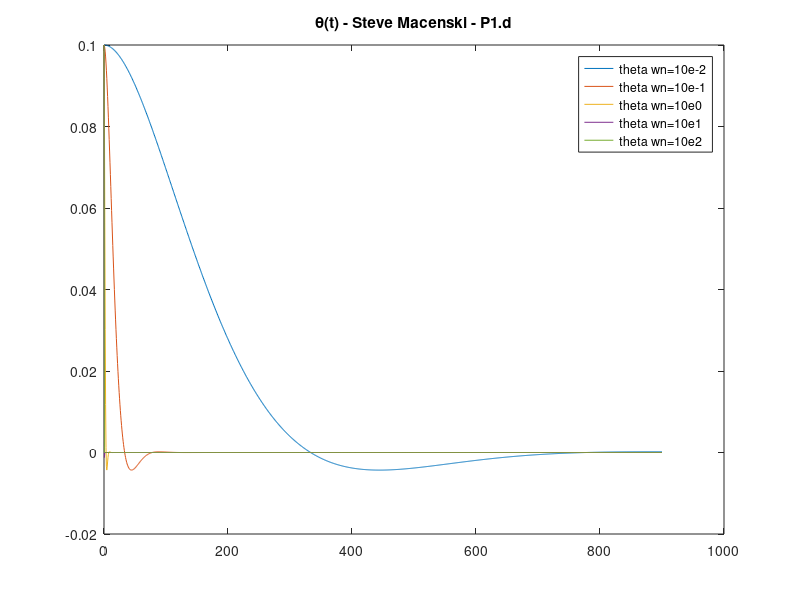
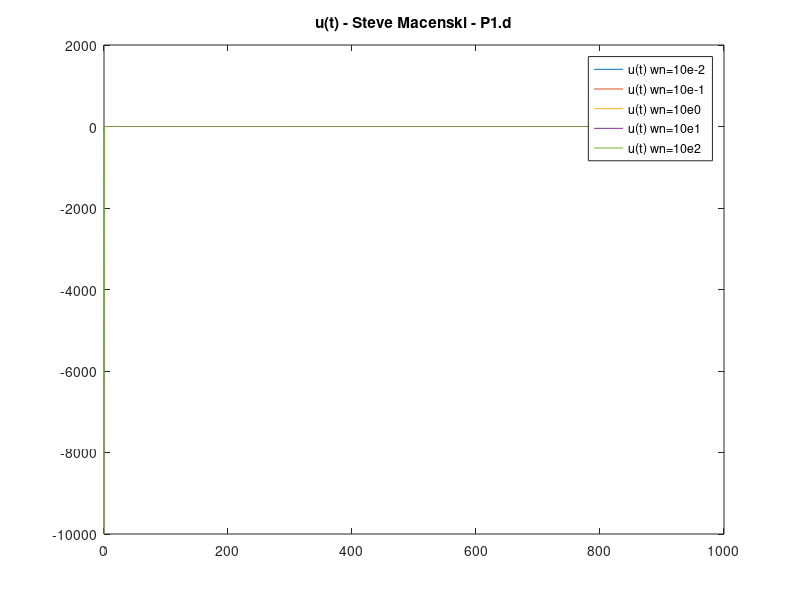
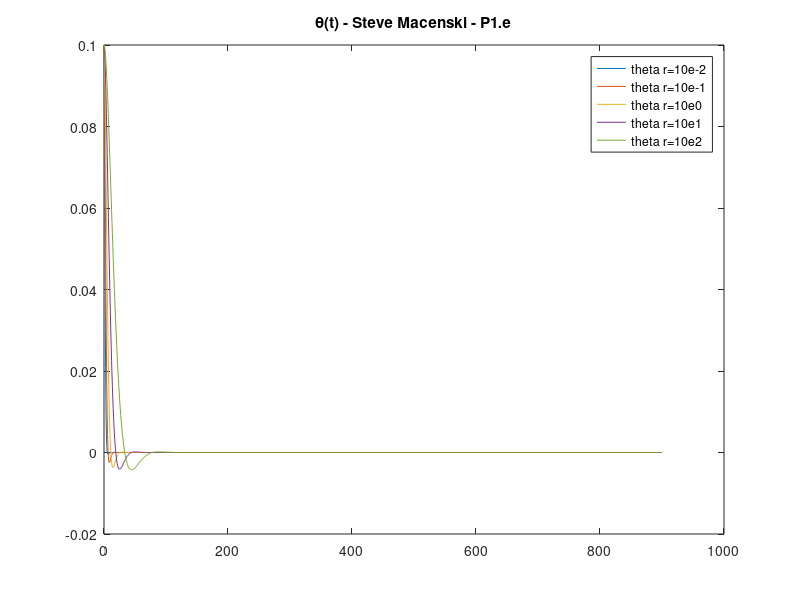
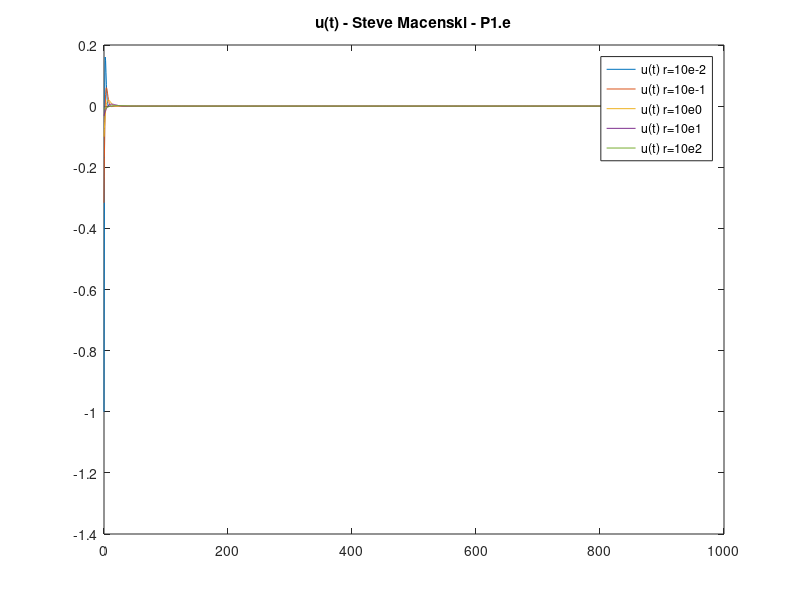

Here is the MATLAB script that generated these plots, in order:
function hw5_prob1

clc;
%% theta(t) v(t) and u(t) 1d
wn = [10^-2 10^-1 10^0 10^1 10^2];
J = 10;
Jw = 1; 
A = [0 1; 0 0];
B = [0 1/J]';
x0 = [0.1 0]';
v0 = 0;
for j=1:length(wn)

    t = linspace(0,900,1400);

    k = [wn(j)^2*J 2*J/sqrt(2)*wn(j)];
    
    for i=1:length(t)
        x(:,i) = expm((A-B*k)*t(i))*x0;
    end
    figure(1) %theta(t)
    plot(t,x(1,:))
    hold on;
    
    figure(2) %u(t)
    plot(t,-k*x)
    hold on;
    
    %[t,v] = ode45(@(t,v) ((-k*x)./Jw),[0 900],v0);
    %figure(3) %v(t)
    %plot(t,v)
    %hold on;
end
figure(1)
legend('theta wn=10e-2','theta wn=10e-1','theta wn=10e0','theta wn=10e1','theta wn=10e2')
title('\theta(t) - Steve Macenski - P1.d')

figure(2)
legend('u(t) wn=10e-2','u(t) wn=10e-1','u(t) wn=10e0','u(t) wn=10e1','u(t) wn=10e2')
title('u(t) - Steve Macenski - P1.d')

% figure(3)
% legend()
% title('v(t) - Steve Macenski - P1.d')

%% theta(t) v(t) u(t) for 1e: using LQR 
R = [10^-2 10^-1 10^0 10^1 10^2];
J = 10;
Jw = 1;
A = [0 1; 0 0];
B = [0 1/J]'; 
x0 = [0.1 0]';
v0 = 0;
Q = eye(2);
for j=1:length(R)

    t = linspace(0,900,1400);

    k = lqr(A,B,Q,R(j));

    for i=1:length(t)
        x(:,i) = expm((A-B*k)*t(i))*x0;
    end
    figure(3) %theta(t)
    plot(t,x(1,:))
    hold on;
    
    figure(4) %u(t)
    plot(t,-k*x)
    hold on;
    
    %[t,v] = ode45(@(t,v) ((-k*x)./Jw),[0 900],v0);
    %figure(5) %v(t)
    %plot(t,v)
    %hold on;
end 
figure(3)
legend('theta r=10e-2','theta r=10e-1','theta r=10e0','theta r=10e1','theta r=10e2')
title('\theta(t) - Steve Macenski - P1.e')

figure(4)
legend('u(t) r=10e-2','u(t) r=10e-1','u(t) r=10e0','u(t) r=10e1','u(t) r=10e2')
title('u(t) - Steve Macenski - P1.e')

% figure(5)
% legend()
% title('v(t) - Steve Macenski - P1.e')

%% Animation and integration stuff 

%  INITIAL CONDITIONS
% R0 = [1 0 0;0 1 0; 0 0 1]; %initially aligned so it is an identity matrix
% wox = 1e-3; % 1e-3 1e-2 1e-1 1e0
% w0 = [wox;0;0]; %initial spin conditions 
%  J = [4600 0 0; 0 4400 0; 0 0 4400]; %moment of inertia 
% 
% tMax = 20; %7.5 seconds
% % DEFINE THE TIME INTERVAL
% tRate = 30;
% t = linspace(0,tMax,tMax*tRate);
% 
% % INTEGRATE THE ANGULAR RATE EQUATIONS **AND** EULER'S EQUATIONS
% [t,x] = ode45(@(t,x) f(t,x,J),t,[RtoX(R0); w0]);
% 
% % CREATE A BOX AND SOME AXES
% Hb = 1;
% Mb = 6*(J(1,1)+J(2,2)-J(3,3))/(Hb^2);
% Wb = sqrt((6/Mb)*(J(1,1)-J(2,2)+J(3,3)));
% Lb = sqrt((6/Mb)*(-J(1,1)+J(2,2)+J(3,3)));
% [p1,faces,colors] = makebox(Lb,Wb,Hb);
% pAxis = [0 0; 0 0; 0 1];
% pAngVel = [zeros(3,1) w0/norm(w0)];
% pAngMom = [zeros(3,1) J*w0/norm(J*w0)];
% 
% % SETUP THE PLOT
% figure(2);
% clf;
% axis(1.25*[-1 1 -1 1 -1 1]);
% axis equal;
% hold on;
% plot3(0,0,0,'k.','markersize',16);
% hAxis = line(pAxis(1,:),pAxis(2,:),pAxis(3,:));
% set(hAxis,'linewidth',2,'color','r');
% hAngVel = line(pAngVel(1,:),pAngVel(2,:),pAngVel(3,:));
% set(hAngVel,'linewidth',2,'color','g');
% hAngMom = line(pAngMom(1,:),pAngMom(2,:),pAngMom(3,:));
% set(hAngMom,'linewidth',2,'color','b');
% hBox = patch('Vertices',p1','Faces',faces,...
%           'CData',colors,'FaceColor','flat');
% hTitle = title(sprintf('t = %4.2f',0));
% lighting flat
% light('Position',[0 -2 -1])
% light('Position',[0 -2 1])
% xlabel('x');
% ylabel('y');
% zlabel('z');
% 
% % ANIMATE THE RESULTS
% w = x(:,10:end);
% x = x(:,1:9);
% firsttime = 1;
% i = 1;
% dt = max(t)/(length(t)-1);
% tic;
% while (i<length(t))
%     if (toc > dt)
%         tic;
%         i = i+1;
%         R = XtoR(x(i,:));
%         p0 = R*p1;
%         set(hBox,'Vertices',p0');
%         pAxis0 = R*pAxis;
%         pAngVel = [zeros(3,1) w(i,:)'/norm(w(i,:)')];
%         pAngVel0 = R*pAngVel;
%         pAngMom = [zeros(3,1) J*(w(i,:)')/norm(J*(w(i,:)'))];
%         pAngMom0 = R*pAngMom;
%         set(hAxis,'xdata',pAxis0(1,:),'ydata',pAxis0(2,:),'zdata',pAxis0(3,:));
%         set(hAngVel,'xdata',pAngVel0(1,:),'ydata',pAngVel0(2,:),'zdata',pAngVel0(3,:));
%         set(hAngMom,'xdata',pAngMom0(1,:),'ydata',pAngMom0(2,:),'zdata',pAngMom0(3,:));
%         set(hTitle,'string',sprintf('t = %4.2f',t(i)));
%         
%         if (firsttime)
%             firsttime=0;
%             pause(0.5);
%         end
%         drawnow;
%     end
% end
% 
% 
% function xdot = f(t,x,J)
% R = XtoR(x(1:9,1));
% w = x(10:end,1);
% % %%
% 
% % YOUR CODE HERE TO COMPUTE Rdot and wdot 
% 
% J1 = J(1,1);
% J2 = J(2,2);
% J3 = J(3,3);
% 
% Rdot = R*skew(w);
% 
% 
% w = [w(1); w(2); w(3)];
% 
% wdot = zeros(3,1);
% 
% xdot = [RtoX(Rdot); wdot];
% 
% function S = skew(w)
% S = [0 -w(3) w(2); w(3) 0 -w(1); -w(2) w(1) 0];
% 
% function X = RtoX(R)
% X = reshape(R,9,1);
% 
% function R = XtoR(X)
% R = reshape(X,3,3);
% 
% function [verts,faces,colors] = makebox(x,y,z)
% verts = [0 x x 0 0 x x 0; 0 0 0 0 y y y y; 0 0 z z 0 0 z z];
% verts = verts - repmat([x/2; y/2; z/2],1,size(verts,2));
% faces = [1 2 3 4; 2 6 7 3; 6 5 8 7; 5 1 4 8; 4 3 7 8; 5 6 2 1];
% colors(:,:,1) = 1*ones(1,size(faces,1));
% colors(:,:,2) = 1*ones(1,size(faces,1));
% colors(:,:,3) = 0*ones(1,size(faces,1));
% colors(1,5,1) = 1;
% colors(1,5,2) = 0;
% colors(1,5,3) = 0;
% colors(1,3,1) = 0;
% colors(1,3,2) = 0;
% colors(1,3,3) = 1;
% colors(1,2,1) = 0;
% colors(1,2,2) = 1;
% colors(1,2,3) = 0;



